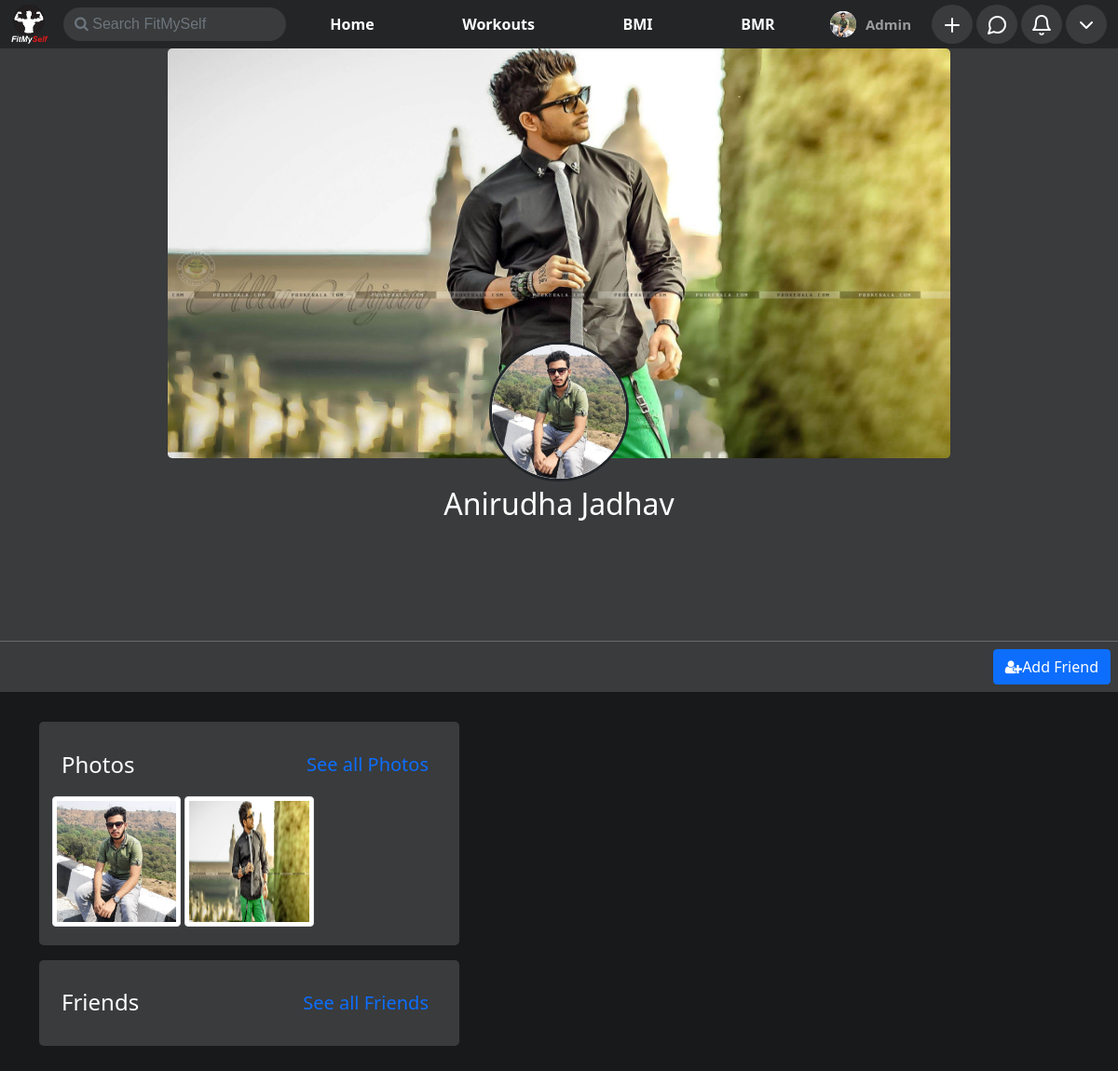
/user/Anirudha.Jadhav.3 (signed in), run on an earlier commit of the app's database.
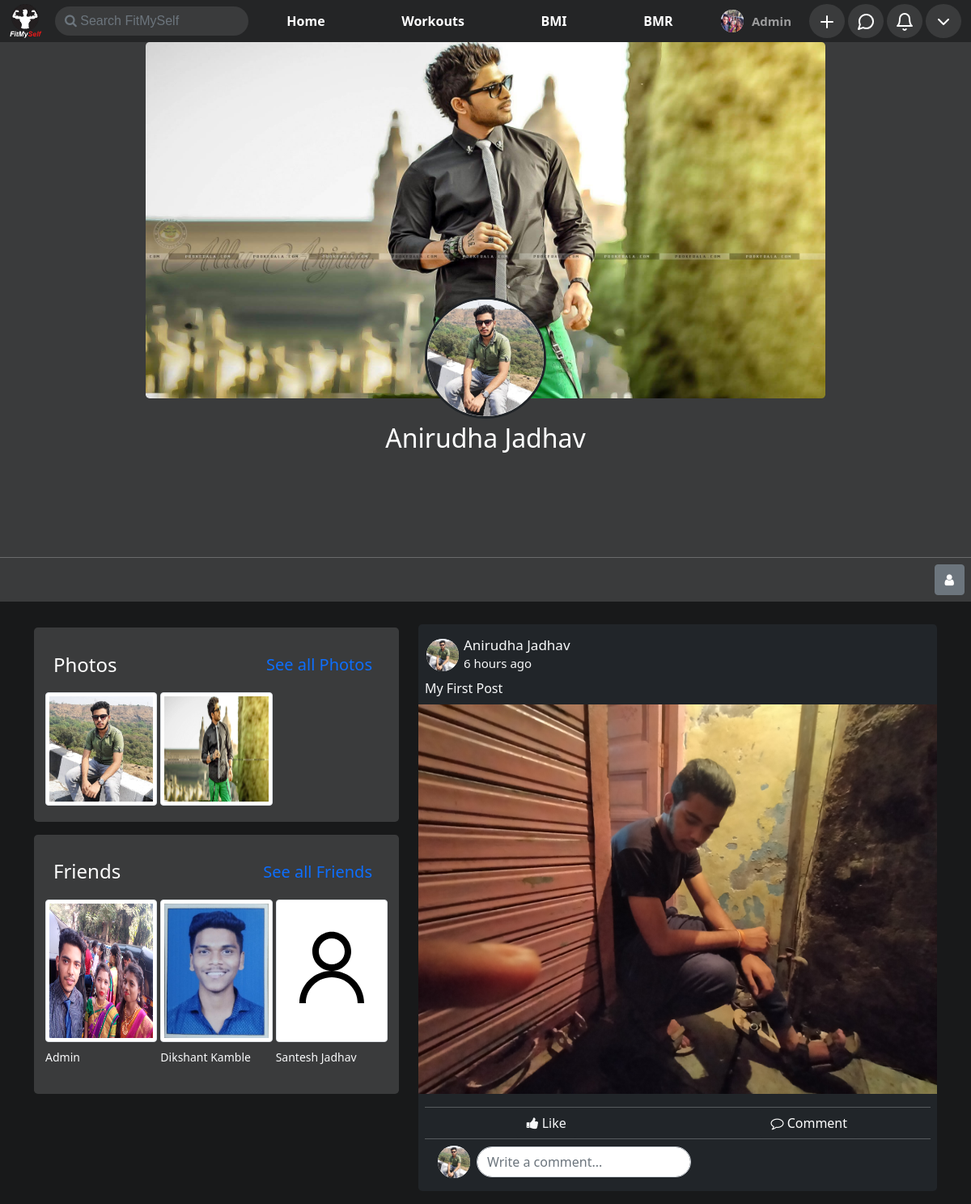
And on a later commit of the database.
### home/models.py (models this page shows, shortened)
class ProfilePictures(models.Model):
    user = models.ForeignKey(User,on_delete=models.CASCADE,null=True)
    upload_on = models.DateTimeField(default = timezone.now,null=True)
    display_picture = models.ImageField(upload_to=dpPath,null=True,blank=True)

class CoverPicture(models.Model):
    user = models.ForeignKey(User,on_delete=models.CASCADE,null=True,blank=True)
    upload_on = models.DateTimeField(default = timezone.now,null = True,blank=True)
    cover_photo = models.ImageField(upload_to = coverPhotoPath,null=True,blank=True)

class Friend(models.Model):
    user = models.ForeignKey(User,on_delete=models.CASCADE)
    friends = models.ForeignKey(UserExtended,on_delete=models.CASCADE)

class UserExtended(models.Model):
    user = models.ForeignKey(User,on_delete=models.CASCADE,null=True)
    dob = models.DateField(null=True,blank=True)
    gender = models.CharField(max_length=50,null=True)
    slug = models.CharField(max_length=50,null=True,blank=True)

### posts/models.py (models this page shows, shortened)
class Post(models.Model):
    user = models.ForeignKey(User,on_delete=models.CASCADE)
    desc = models.TextField(null=True,blank=True)
    media = models.FileField(upload_to=imgPath,null=True,blank=True)
    upload_on = models.DateTimeField(default= timezone.now)
    slug = models.TextField(null=True,blank=True)
    def fileType(self):
        ext = self.media.name.split('.')[-1]
        if ext == "jpeg" or ext == "jpg" or ext == "svg" or ext == "ico":
            return "image"
        elif ext == "mp4" or ext == "webm" or ext == "ogg" or ext == "mkv":
            return "video"
        else:
            return "not-defined"

### home/views.py (the view)
# urls.py: path('user/<str:slug>',views.userProfilePage,name='profile'),
def userProfilePage(request,slug):
    if not request.user.is_authenticated:
        return redirect('/')
    this_user = UserExtended.objects.get(slug = slug)
    posts = Post.objects.filter(user=this_user.user).order_by("upload_on")
    cover_pic = CoverPicture.objects.filter(user=this_user.user).order_by("-upload_on").first()
    profile_pic = ProfilePictures.objects.filter(user = this_user.user).order_by("-upload_on").first()
    user = UserExtended.objects.get(user=request.user)
    friend_request = FriendRequest.objects.filter(user=this_user.user,sent_by=user).first()
    has_request = FriendRequest.objects.filter(user=request.user,sent_by=this_user).first()
    friends = Friend.objects.filter(user = this_user.user)
    friend_pictures = {}
    photos = []
    profile_pictures = {}
    likes = {}
    liked = {}
    profile_pics = ProfilePictures.objects.filter(user = this_user.user).order_by("-upload_on")
    cover_pics = CoverPicture.objects.filter(user=this_user.user).order_by("-upload_on")
    for pic in profile_pics:
        photos.append(pic.display_picture)
    for pic in cover_pics:
        photos.append(pic.cover_photo)
    for post in posts:
        profile_pictures[post] = ProfilePictures.objects.filter(user=post.user).order_by("-upload_on").first()
        likes[post] = Like.objects.filter(post=post)
        liked[post] = isLiked(post,request.user)
    for friend in friends:
        friend_pictures[friend] = ProfilePictures.objects.filter(user = friend.friends.user).order_by("-upload_on").first()
    params = {
        'this_user' : this_user,
        'cover_pic' : cover_pic,
        'posts' : posts,
        'profile_pic' : profile_pic,
        'post_profile_pictures' : profile_pictures,
        'likes' : likes,
        'liked' : liked,
        'photos' : photos,
        'friend_request' : friend_request,
        'has_request' : has_request,
        'is_friend' : isFriend(request.user,this_user),
        'friends' : friends,
        'friend_picture' : friend_pictures,
        'media' : settings.MEDIA_URL,
    }
    return render(request,'home/profile.html',params)

### calculator/context_processor.py (called while the page is built)
def userBmi(request):
    if request.user.is_authenticated:
        try:
            bmi = Bmi.objects.get(user = request.user)
            params = {
                "bmi" : bmi
            }
        except Bmi.DoesNotExist:
            params = {}
    else:
        params = {}
    return params

def userBmr(request):
    if request.user.is_authenticated:
        try:
            bmr = Bmr.objects.get(user = request.user)
            params = {
                "bmr" : bmr
            }
        except Bmr.DoesNotExist:
            params = {}
    else:
        params = {}
    return params

### home/context_processor.py (called while the page is built)
def user_profile(request):
    if request.user.is_authenticated:
        try:
            user = UserExtended.objects.get(user = request.user)
            user_profile = ProfilePictures.objects.filter(user=request.user).order_by("-upload_on").first()
            params = {
                "user" : user,
                "user_profile" : user_profile,
                "media" : settings.MEDIA_URL,
            }
        except ProfilePictures.DoesNotExist:
            params ={}
    else:
        params = {}
    return params

### home/templates/home/profile.html (shortened to what the changed rows need)
{% extends 'base.html' %}
{% load static %}
{% load humanize %}
{% block body %}
<div id="main-div">
    <div id="pic-container">
        <div id="cover-pic" class="rounded-bottom">
            <img src="{% if cover_pic %}{{media}}{{cover_pic.cover_photo}}{% else %}{% static 'images/cover.jpg' %}{% endif %}"
                alt="" class="rounded-3">
        </div>
        <div id="profile-pic" class="rounded-circle bg-white border border-3 border-dark">
            <img src="{% if profile_pic %}{{media}}{{profile_pic.display_picture}}{% else %}{% static 'images/user.svg' %}{% endif %}"
                alt="" class="w-100 h-100 rounded-circle">
        </div>
        <h2 class="text-center text-white" id="name">{{this_user.user.first_name}} {{this_user.user.last_name}}</h2>
        {% if not this_user.user == request.user %}
        <div class="d-flex justify-content-end align-items-center px-2 py-2">
            {% if is_friend %}
            <a href="/cancel-request/{{friend_request.slug}}" class="btn btn-secondary my-0"><i class="fa fa-user"></i></a>
            {% else %}
            {% if friend_request %}
            <a href="/cancel-request/{{friend_request.slug}}" class="btn btn-primary my-0"><i class="fa fa-user-times"></i>Cancel Request</a>
            {% elif has_request %}
            <a href="/accept-request/{{has_request.slug}}" class="btn btn-primary my-0 mx-1">Confirm Request</a>
            <a href="/delete-request/{{has_request.slug}}" class="btn btn-secondary my-0 mx-1">Delete Request</a>
            {% else %}
            <a href="/request/{{this_user.slug}}" class="btn btn-primary my-0"><i class="fa fa-user-plus"></i>Add Friend</a>
            {% endif %}
            {% endif %}
        </div>
        {% endif %}
    </div>
    <div class="container my-3">
        <div class="row">
            <div class="col-5" id="info">
                <div class="photos rounded-3 container-fluid my-3 py-3">
                    <div class="thumbnails">
                        <div class="row">
                            {% for pic in photos|slice:":9" %}
                            <div class="col-4 py-1 gx-1">
                                <img src="{{media}}{{pic}}" class="img-thumbnail" style="width: 100%; height: 100%;"
                                    alt="">
                            </div>
                            {% endfor %}
                        </div>
                    </div>
                </div>
                <div class="friends rounded-3 container-fluid my-3 py-3">
                    <div class="thumbnails">
                        <div class="row">
                            {% for friend in friends|slice:"9" %}
                            <div class="col-4 py-1 gx-1">
                                <figure class="figure w-100 h-100">
                                    <img src="{% if friend_picture|value:friend %}{{media}}{{friend_picture|value:friend}}{% else %}{% static 'images/user.svg' %}{% endif %}" class="figure-img img-thumbnail rounded" style="width: 100%; height: 80%;" alt="...">
                                    <figcaption class="figure-caption text-light">{{friend.friends.user.first_name}} {{friend.friends.user.last_name}}</figcaption>
                                </figure>
                            </div>
                            {% endfor %}
                        </div>
                    </div>
                </div>
            </div>
            <div class="col-7" id="posts">
                <div class="post-container pt-1">
                    {% for post in posts %}
                    <div class="posts bg-dark mx-auto text-light rounded-3 py-3 mt-2">
                        <div class="post-head px-2 mb-2">
                            <div class="d-flex my-auto h-100  justify-content-start align-items-center">
                                <span class="icon rounded-circle bg-light" style="width: 40px; height: 40px;">
                                    <img src="{% if post_profile_pictures|value:post %}{{media}}{{post_profile_pictures|value:post}}{% else %}{% static 'images/user.svg' %}{% endif %}"
                                        class="rounded-circle" style="width: 100%; height: 100%;" alt="">
                                </span>
                                <span class="mx-1">
                                    <h3 class="m-0" style="font-size: 1.0625rem;">
                                        {{post.user.first_name}} {{post.user.last_name}}
                                    </h3>
                                    <p style="font-size: .9375rem;" class="m-0">{{post.upload_on|naturaltime}}</p>
                                </span>
                            </div>
                            <p class="text-light my-2">{{post.desc}}</p>
                        </div>
                        <div class="media" style="width: 100%;">
                            {% if post.fileType == 'image' %}
                            <img src="{{media}}{{post.media}}" class="img-fluid" alt="">
                            {% elif post.fileType == 'video' %}
                            <video src="{{media}}{{post.media}}" style="width: 100%; height: auto;" autoplay="true"
                                controls></video>
                            {% endif %}
                        </div>
                        <div class="px-2 pb-0 my-1">
                            <hr class="mb-0">
                            <div class="row my-0">
                                <div class="col-6 text-center">
                                    <a href="{% if liked|value:post %}/unlike/{{post.slug}}{% else %}/like/{{post.slug}}{% endif %}"
                                        class="btn btn-dark {% if liked|value:post %}text-primary{% else %}text-light{% endif %}"
                                        aria-disabled="true"><i class="fa fa-thumbs-up"></i> Like</a>
                                </div>
                                <div class="col-6 text-center">
                                    <a role="button" class="btn btn-dark" onclick="showComment('{{forloop.counter}}')"><i
                                            class="fa fa-comment-o"></i> Comment</a>
                                </div>
                            </div>
                            <hr class="mb-2 mt-0 btn-divider" id="hr-{{forloop.counter}}">
                        </div>
                        <div class="comment px-2" id="comment-{{forloop.counter}}">
                            <div class="px-2 d-flex d-flex my-auto h-100  justify-content-start align-items-center">
                                <div class="icon rounded-circle bg-light mx-2" style="width: 40px; height: 40px;">
                                    <img src="{% if post_profile_pictures|value:post %}{{media}}{{post_profile_pictures|value:post}}{% else %}{% static 'images/user.svg' %}{% endif %}"
                                        class="rounded-circle" style="width: 100%; height: 100%;" alt="">
                                </div>
                                <div>
                                    <form action="mx-2" method="post">
                                        <input type="text"
                                            class="comment-input no-outline text-light outline-none form-control rounded-pill me-2"
                                            name="comment" placeholder="Write a comment...">
                                    </form>
                                </div>
                            </div>
                        </div>
                    </div>
                    {% endfor %}
                </div>
            </div>
        </div>
    </div>
</div>
{% endblock body %}

### templates/base.html (shortened to what the changed rows need)
<!doctype html>
<html lang="en">
<head>
    <link href="https://cdn.jsdelivr.net/npm/bootstrap@5.0.0-beta1/dist/css/bootstrap.min.css" rel="stylesheet"
>
    <link rel="stylesheet" href="https://cdnjs.cloudflare.com/ajax/libs/font-awesome/4.7.0/css/font-awesome.min.css">
</head>
<body style="background-color: #18191a;">
    <nav class="navbar p-0 navbar-expand-lg fixed-top navbar-dark navbar-bg" id="navbar">
        <div class="container-fluid">
            {% load static %}
            <div class="collapse navbar-collapse" id="navbarSupportedContent">
                {% if request.user.is_authenticated %}
                <ul class="navbar-nav mb-2 mb-lg-0" id="secondary-nav" onresize="changeSize()">
                    {% load extras %}
                    <li class="nav-item rounded-pill px-2 profile-name {% if request.get_full_path == '/'|addstr:request.user.slug %}nav-active{% endif %}" style="width: max-content;">
                        <div class="d-flex my-auto h-100  justify-content-between align-items-center">
                            <span class="icon rounded-circle bg-light">
                                <img src="{% if user_profile %}{{media}}{{user_profile.display_picture}}{% else %}{% static 'images/user.svg' %}{% endif %}"
                                    class="rounded-circle" style="width: 100%; height: 100%;" alt="">
                            </span>
                            <a href="/user/{{user.slug}}" class="nav-link py-0" style="font-size: .9375rem; font-weight: 600;">
                                {{request.user.first_name}}
                            </a>
                        </div>
                    </li>
                    <li class="nav-item dropdown">
                        <span class="icon w-100 h-100 basic-nav rounded-circle">
                            <a href="#" class="nav-link" id="add" role="button" data-bs-toggle="dropdown" aria-expanded="false">
                                <img src="{% static 'images/plus.svg' %}" class="w-100 h-100" alt="">
                            </a>
                        </span>
                    </li>
                    <li class="nav-item">
                        <span class="icon w-100 h-100 basic-nav rounded-circle">
                            <a href="#" class="nav-link">
                                <img src="{% static 'images/mess.svg' %}" class="w-100 h-100" style="height: 100%; width: 100%;" alt="">
                            </a>
                        </span>
                    </li>
                    <li class="nav-item dropdown">
                        <span class="icon w-100 h-100 basic-nav rounded-circle">
                            <a class="nav-link" href="#" id="notificationDropdown" role="button" data-bs-toggle="dropdown" aria-expanded="false">
                                <img src="{% static 'images/bell.svg' %}" style="width: 100%; height: 100%;" alt="">
                            </a>
                        </span>
                    </li>
                    <li class="nav-item">
                        <span class="dropdown icon w-100 h-100 basic-nav rounded-circle">
                            <a class="nav-link" id="profileDropdown" href="#" role="button" id="profileDropdown"
                                data-bs-toggle="dropdown" aria-expanded="false">
                                <img src="{% static 'images/chevron-down.svg' %}" style="width: 100%; height: 100%;"
                                    alt="">
                            </a>
                                        {% load humanize %}
                        </span>
                    </li>
                </ul>
                {% endif %}
            </div>
        </div>
    </nav>
    {% block body %}
    {% endblock body %}
</body>
</html>

What changed in the data, as far as the page shows it:
no longer on this page (row unchanged): ProfilePictures: display_picture (picture)
added ProfilePictures: display_picture (picture)
added Friend: id.display_picture (picture), friends.user.first_name "Admin"
added Friend: id.display_picture (picture), friends.user.first_name "Dikshant", friends.user.last_name "Kamble"
added Friend: friends.user.first_name "Santesh", friends.user.last_name "Jadhav"
added Post: id.display_picture (picture), user.first_name "Anirudha", user.last_name "Jadhav", upload_on "6 hours ago", desc "My First Post", media (picture)
Also different on the page:
text no longer shown: "Add Friend"
